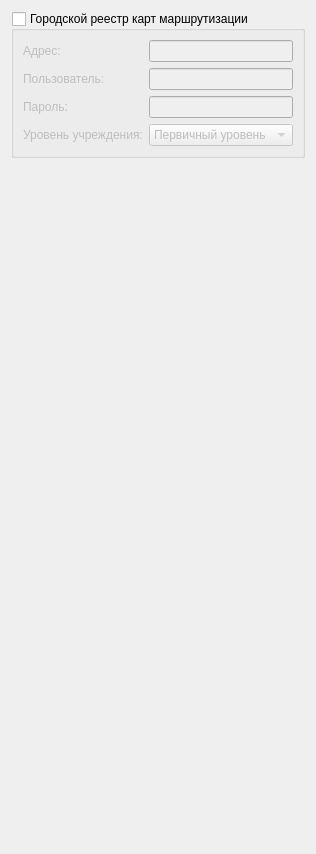
     <widget class="QWidget" name="tabGRKM">
      <attribute name="title">
       <string>ГРКМ</string>
      </attribute>
      <layout class="QGridLayout" name="gridLayout_31">
       <item row="0" column="0">
        <widget class="QGroupBox" name="grpGrkm">
         <property name="title">
          <string>Городской реестр карт маршрутизации</string>
         </property>
         <property name="checkable">
          <bool>true</bool>
         </property>
         <property name="checked">
          <bool>false</bool>
         </property>
         <layout class="QGridLayout" name="gridLayout_30">
          <item row="0" column="0">
           <widget class="QLabel" name="lblGrkmAddress">
            <property name="text">
             <string>Адрес:</string>
            </property>
           </widget>
          </item>
          <item row="0" column="1">
           <widget class="QLineEdit" name="edtGrkmAddress"/>
          </item>
          <item row="1" column="0">
           <widget class="QLabel" name="lblGrkmUser">
            <property name="text">
             <string>Пользователь:</string>
            </property>
           </widget>
          </item>
          <item row="1" column="1">
           <widget class="QLineEdit" name="edtGrkmUser"/>
          </item>
          <item row="2" column="0">
           <widget class="QLabel" name="lblGrkmPassword">
            <property name="text">
             <string>Пароль:</string>
            </property>
           </widget>
          </item>
          <item row="2" column="1">
           <widget class="QLineEdit" name="edtGrkmPassword"/>
          </item>
          <item row="3" column="0">
           <widget class="QLabel" name="lblHrkmLevelMO">
            <property name="text">
             <string>Уровень учреждения:</string>
            </property>
           </widget>
          </item>
          <item row="3" column="1">
           <widget class="QComboBox" name="cmbGrkmLevel">
            <item>
             <property name="text">
              <string>Первичный уровень</string>
             </property>
            </item>
            <item>
             <property name="text">
              <string>Первый уровень</string>
             </property>
            </item>
            <item>
             <property name="text">
              <string>Второй уровень</string>
             </property>
            </item>
            <item>
             <property name="text">
              <string>Третий уровень</string>
             </property>
            </item>
           </widget>
          </item>
         </layout>
        </widget>
       </item>
       <item row="1" column="0">
        <spacer name="verticalSpacer_14">
         <property name="orientation">
          <enum>Qt::Vertical</enum>
         </property>
         <property name="sizeHint" stdset="0">
          <size>
           <width>20</width>
           <height>685</height>
          </size>
         </property>
        </spacer>
       </item>
      </layout>
     </widget>
